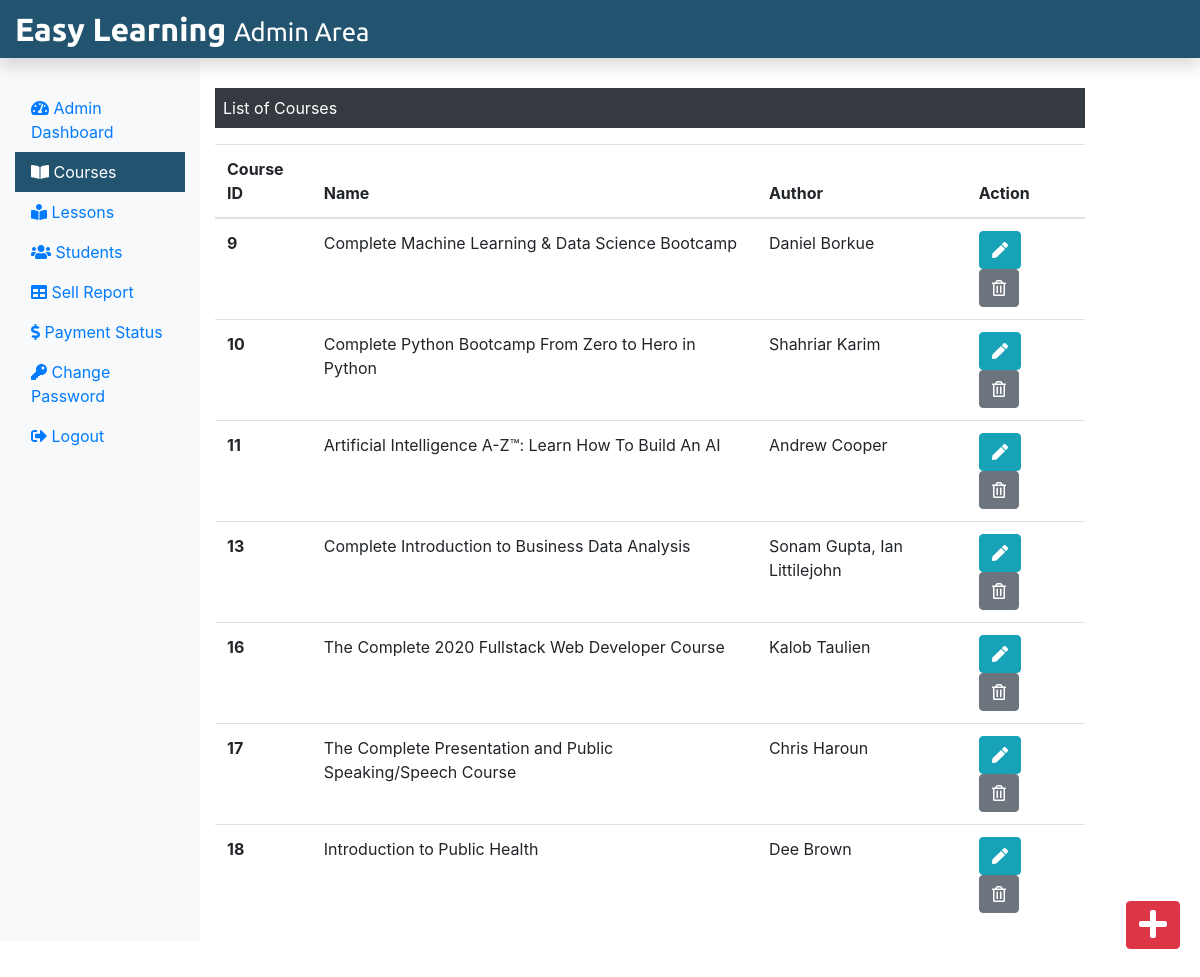
/Admin/courses.php (signed in), run on the app's committed database.
### tables this page shows
CREATE TABLE `course` (
  `course_id` int(11) NOT NULL,
  `course_name` text NOT NULL,
  `course_desc` text NOT NULL,
  `course_author` varchar(255) NOT NULL,
  `course_img` text NOT NULL,
  `course_duration` text NOT NULL,
  `course_price` int(11) NOT NULL,
  `course_original_price` int(11) NOT NULL
);

### Admin/courses.php (the view, shortened to what this page needs)
<?php
include('./adminInclude/header.php');
include('../dbConnection.php');
 ?>
  <div class="col-sm-9 mt-5">
    <p class=" bg-dark text-white p-2">List of Courses</p>
    <?php
      $sql = "SELECT * FROM course";
      $result = $conn->query($sql);
      if($result->num_rows > 0){
       echo '<table class="table">
       <thead>
        <tr>
         <th scope="col">Course ID</th>
         <th scope="col">Name</th>
         <th scope="col">Author</th>
         <th scope="col">Action</th>
        </tr>
       </thead>
       <tbody>';
        while($row = $result->fetch_assoc()){
          echo '<tr>';
          echo '<th scope="row">'.$row["course_id"].'</th>';
          echo '<td>'. $row["course_name"].'</td>';
          echo '<td>'.$row["course_author"].'</td>';
          echo '<td><form action="editcourse.php" method="POST" class="d-inline"> <input type="hidden" name="id" value='. $row["course_id"] .'><button type="submit" class="btn btn-info mr-3" name="view" value="View"><i class="fas fa-pen"></i></button></form>
          <form action="" method="POST" class="d-inline"><input type="hidden" name="id" value='. $row["course_id"] .'><button type="submit" class="btn btn-secondary" name="delete" value="Delete"><i class="far fa-trash-alt"></i></button></form></td>
         </tr>';
        }
        echo '</tbody>
        </table>';
      } else {
        echo "0 Result";
      }
     ?>
  </div>
 </div>
 <div><a class="btn btn-danger box" href="./addCourse.php"><i class="fas fa-plus fa-2x"></i></a></div>
</div>
<?php
include('./adminInclude/footer.php');
?>

### css/adminstyle.css (style rules this page uses)
.box { position: fixed; bottom: 10px; right: 20px; margin-bottom: 30px; }

### data on the page
course: course_id "9", course_name "Complete Machine Learning & Data Science Bootcamp", course_author "Daniel Borkue"
course: course_id "10", course_name "Complete Python Bootcamp From Zero to Hero in Python", course_author "Shahriar Karim"
course: course_id "11", course_name "Artificial Intelligence A-Z™: Learn How To Build An AI", course_author "Andrew Cooper"
course: course_id "13", course_name "Complete Introduction to Business Data Analysis", course_author "Sonam Gupta, Ian Littilejohn"
course: course_id "16", course_name "The Complete 2020 Fullstack Web Developer Course", course_author "Kalob Taulien"
course: course_id "17", course_name "The Complete Presentation and Public Speaking/Speech Course", course_author "Chris Haroun"
course: course_id "18", course_name "Introduction to Public Health", course_author "Dee Brown"
